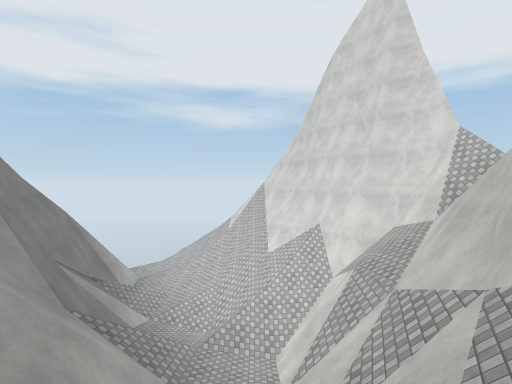
[1] (above)

20 first-person views from a walk through a 3-D level made in the Unity game engine. The camera is 1.5 m above the floor, tilts 2° down and sees 85° across. The floor is counted in squares, 2 m on a side. Each view is taken from the middle of a square. On the plan, view 1 faces up. The plan holds only what a view shows up to about 10 squares ahead; the rest is blank. The place goes on beyond the plan. Surface patterns are stand-ins for the level's own textures.

[2]
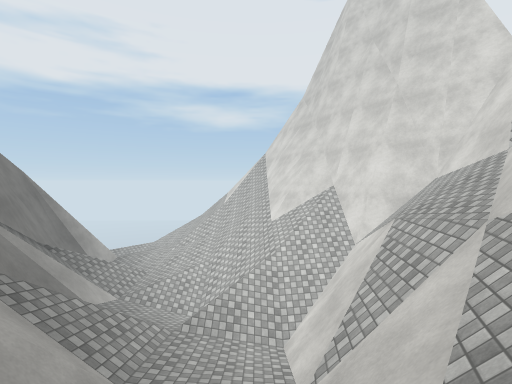

[3]
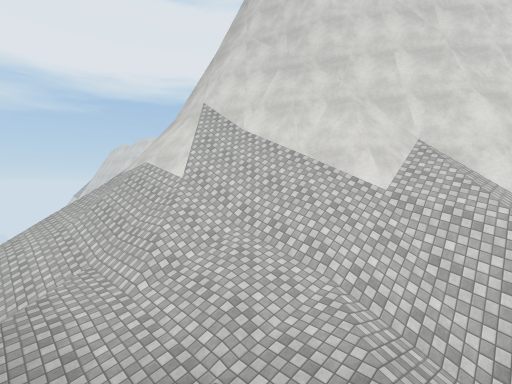

[4]
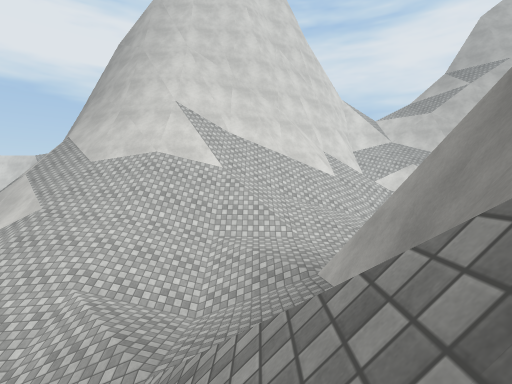

[5]
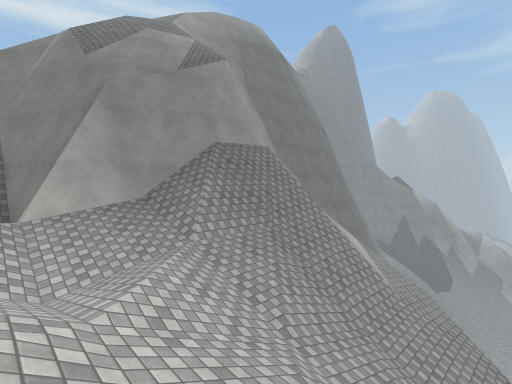

[6]
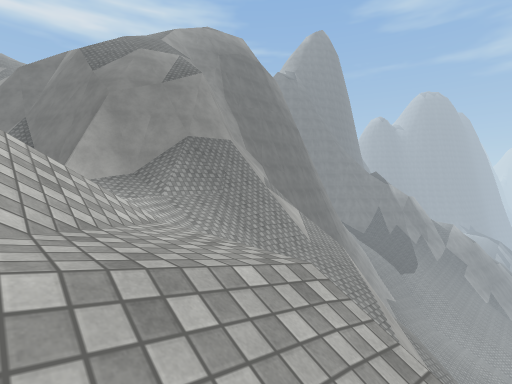

[7]
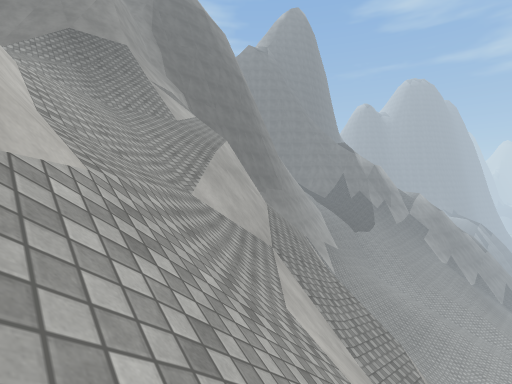

[8]
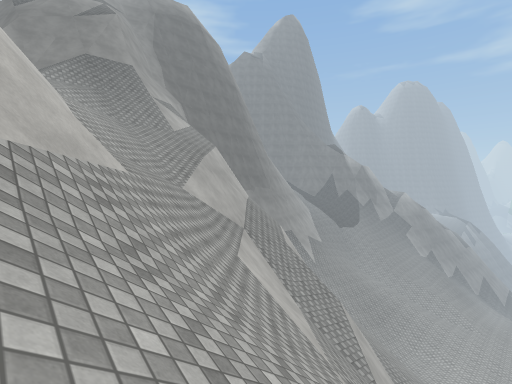

[9]
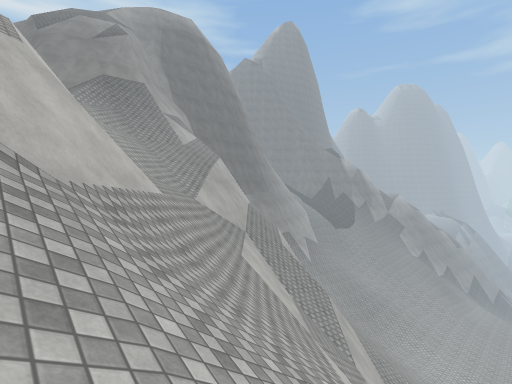

[10]
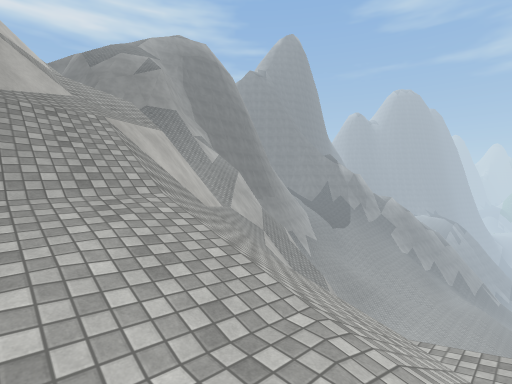

[11]
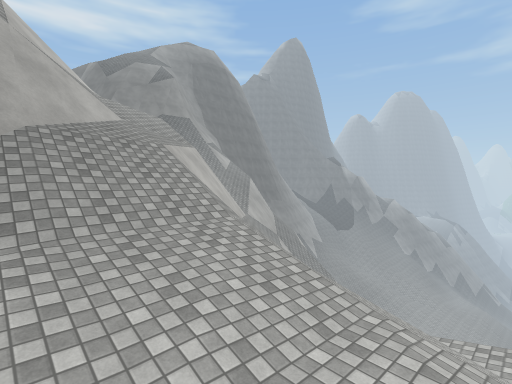

[12]
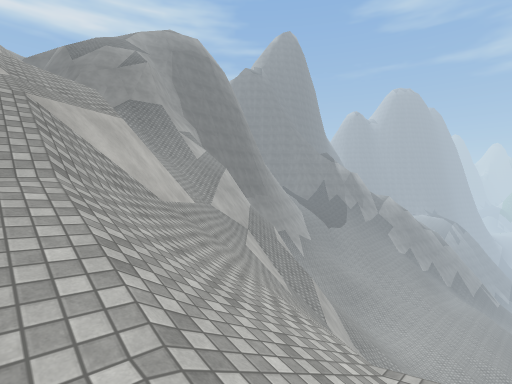

[13]
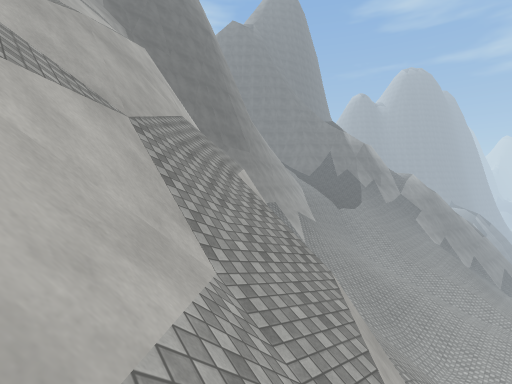

[14]
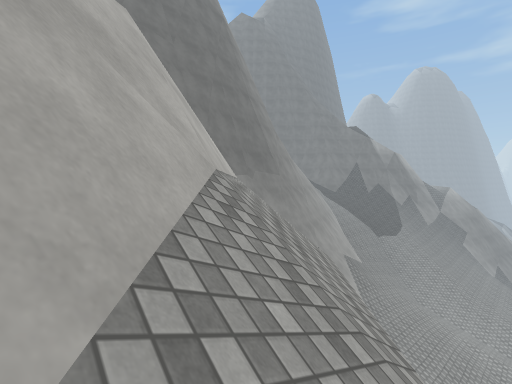

[15]
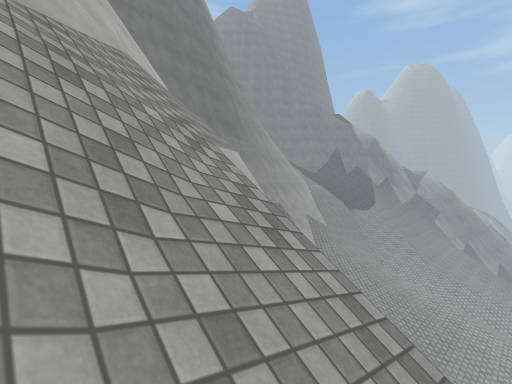

[16]
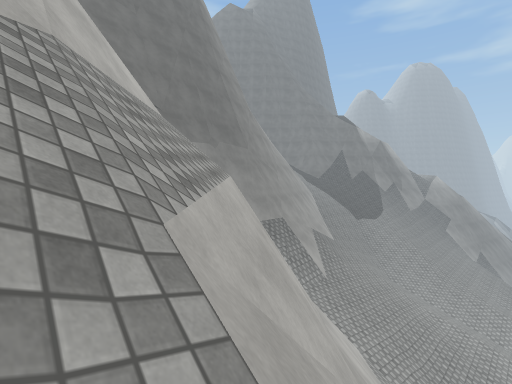

[17]
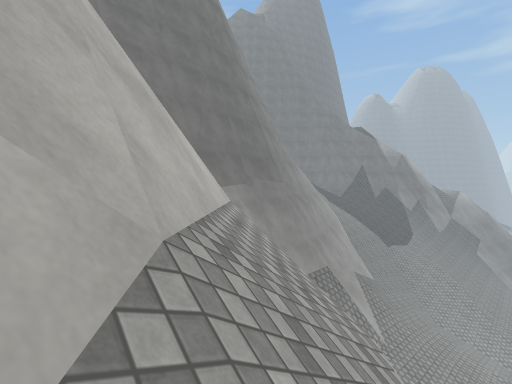

[18]
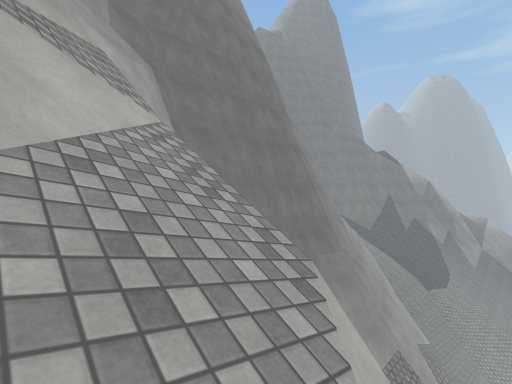

[19]
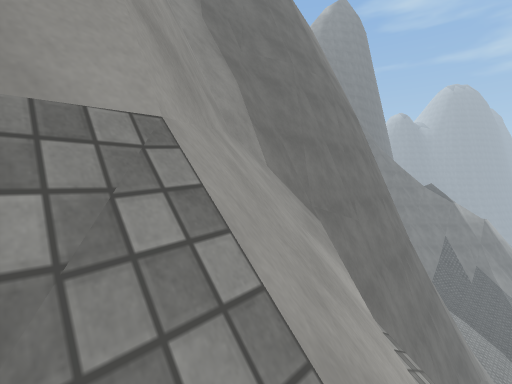

[20]
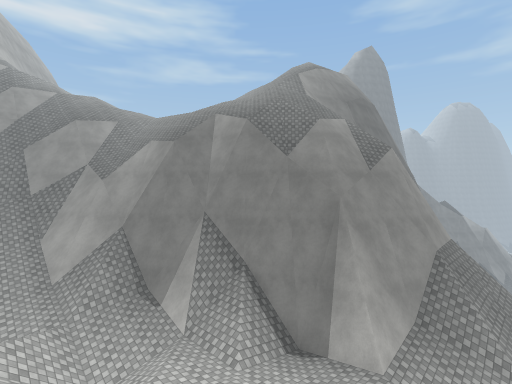

### Floor plan
Key: @ floor where view 1 was taken; # wall or solid block; . main floor; - floor 1.5 m lower than the main floor; _ floor 8 m lower than the main floor; < floor 9.5 m lower than the main floor; ( floor 25.5 m lower than the main floor; ! floor 27 m lower than the main floor; / step, stairs or slope; = window, fence, low wall or low ledge; v drop or lower ground.
Columns run from 24 left of view 1 to 3 right of it. Each row starts with its distance up from view 1.
 30                    <//</
 29                   ///<__
 28                   ////__
 27                 v///////
 26               /#////////
 25  !(     ///#v//////##//#
 24  /((   ///#v//#///##//#v
 23 /((//==//#v//#v//#v/////
 22 ///// //   //#///#v///#/
 21 //////   vv//##//#v//#v//
 20 //////##vv//##///#/-/#//#
 19 ///////#v//#v///// ////##
 18 /////    /#v///////////###
 17 /////    #v////////////###
 16 //=//      /=//////////#/#
 15  ####      //////////////#
 14   #        /#///////.////#
 13        vvv#########..////#
 12        vv##########-.////###
 11       #=## vvvvvv #//..////#
 10      vvvvvvv /vvv #//./////#
  9     vvvvv#    ///v#////////#
  8     vvvvv#     //v#/#/////##
  7                 /v###////##
  6                   v##////#
  5                   /v#==//#
  4                     v##//#
  3                      v///##
  2                       /// #
  1
  0                         @

Positions as (right, up) in squares from view 1, and headings:
1: (0, 0), facing up
2: (0, 2), facing up
3: (-5, 9), facing up-right
4: (-10, 14), facing right
5: (-5, 19), facing down-left
6: (-4, 22), facing down-left
7: (-7, 25), facing down-left
8: (-6, 27), facing down-left
9: (-5, 28), facing down-left
10: (-2, 30), facing down-left
11: (-1, 30), facing down-left
12: (-3, 30), facing down-left
13: (-10, 25), facing down-left
14: (-12, 21), facing down-left
15: (-12, 23), facing down-left
16: (-13, 22), facing down-left
17: (-13, 20), facing down-left
18: (-12, 18), facing down-left
19: (-11, 14), facing down-left
20: (0, 15), facing down-left
